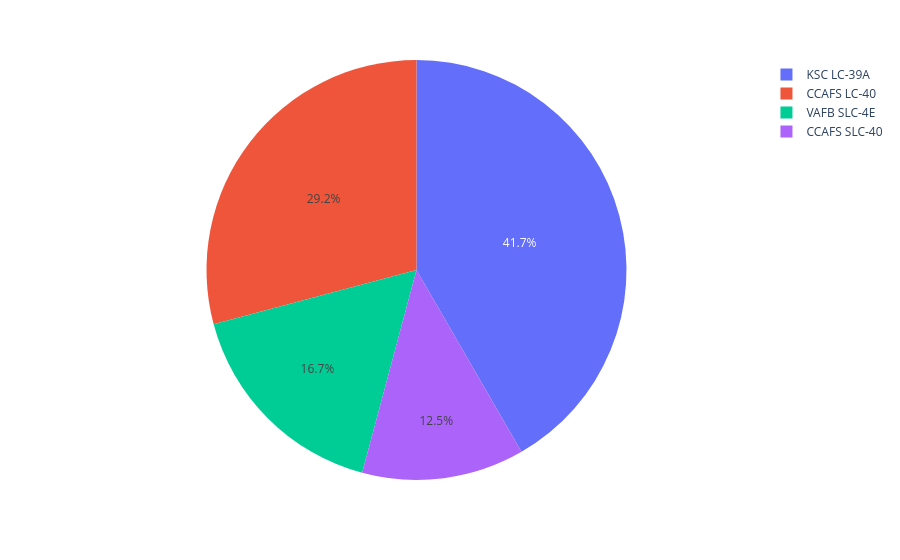

The notebook cell this image was saved under:
### Code cell
fig1 = px.pie(group_df,values="sum",names="Launch Site")
fig1.show()

### Figure 1 — Plotly figure (JSON) as saved in the notebook; plotly's stock layout.template omitted (floating-point values rounded to 4 significant figures)
{"data": [{"domain": {"x": [0, 1], "y": [0, 1]}, "hovertemplate": "Launch Site=%{label}<br>sum=%{value}<extra></extra>", "labels": ["CCAFS LC-40", "CCAFS SLC-40", "KSC LC-39A", "VAFB SLC-4E"], "legendgroup": "", "name": "", "showlegend": true, "type": "pie", "values": [7, 3, 10, 4]}], "layout": {"legend": {"tracegroupgap": 0}, "margin": {"t": 60}}}
